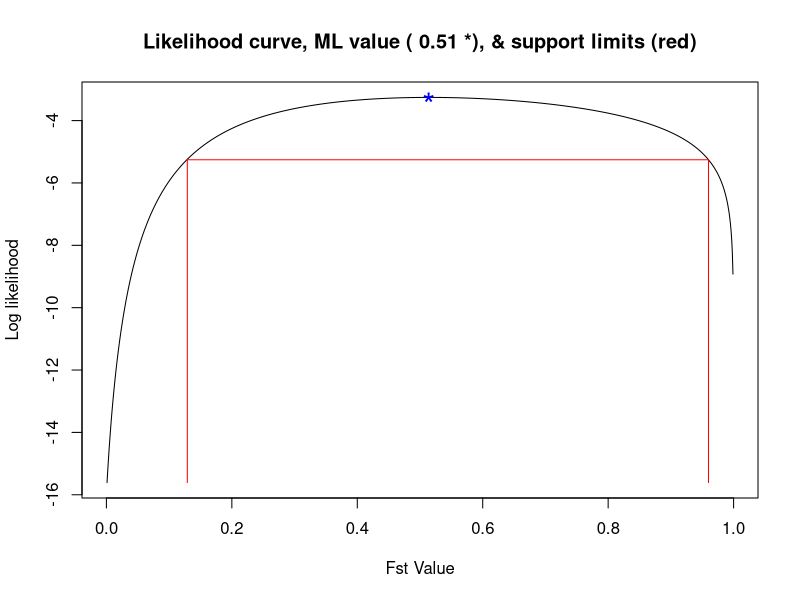

Write R code to recreate this figure.

# Illustration of method to get the Maximum likelihood estimate of Fst 
# given a list of local allele counts for each locus (alist) 
# & a list of global allele frequencies for each locus (plist)

########################################################################################
# Function to return log( P(α | p,Fst) ), the log multinomial dirichlet calculation of the likelihood of 
# 	allelic composition α, 
#	given Fst f, 
#	and allele frequencies p
# n.b. this log version deals well with small values of f and p
# Warning: p values must be non-zero
########################################################################################

lmd<-function(a=c(2,8),f=0.1,p=c(0.3,0.7)){	#n.b. default values illustrating locus with two alleles 2 alleles
	l<-1/f-1;n=sum(a);x<-l*p
	return(lgamma(l)+lgamma(n+1)-lgamma(n+l)	
			+sum(lgamma(x+a))	
			-sum(lgamma(a+1))
			-sum(lgamma(x))
			)	
	}	

# Vectorize the function so it can act over a vector different f values
lmdL<-Vectorize(lmd,'f')

########################################################################################



########################################################################################
# Function to return sum(log( P(α | p,Fst) )), for
#	al: a list of allelic counts for different loci (α)
#	ap: a list of allele frequencies (p)
#	f:	a vector of Fst values 	(f)
# Warning p-values should be non-zero
########################################################################################
combinedL<-function(al,pl,f){
	L<-rep(0,length(f))
	for (i in length(al)){
		L<-L+lmdL(al[[i]],f,pl[[i]])	
		}
	return(L)
	}

########################################################################################
#						Main Block										
########################################################################################

# Simple example data with very large deviations from expected frequencies
Locus1Counts<-c(1,4,30); Locus2Counts<-c(20,3,2,7);Locus3Counts<-c(30,2)
alist<-list(Locus1Counts,Locus2Counts,Locus3Counts)

Locus1p<-c(.3,.6,.1);Locus2p<-c(.2,.2,.2,.4);Locus3p<-c(.5,.5)
plist<-list(Locus1p,Locus2p,Locus3p)


# Obtaining the likelihood curve 
xvals<-1:999/1000

Lcurve<-combinedL(alist,f=xvals,plist)

# Get ML value
peakV<-max(Lcurve,na.rm=T)
MLv<-xvals[which(Lcurve==peakV)]

# Get 2 unit support limits
inside<-which(Lcurve>=(peakV-2))
supportLims<-c(xvals[inside][1],tail(xvals[inside],1))


plot(	xvals,
		Lcurve,
		type='l',
		xlab='Fst Value',
		ylab='Log likelihood',
		main=paste(	'Likelihood curve, ML value (',
					round(MLv,2),
					'*), & support limits (red)'
				)
	)


lines(	rep(supportLims[1],2),
		c(min(Lcurve),peakV-2),
		col='red')
lines(	rep(supportLims[2],2),
		c(min(Lcurve),peakV-2),
		col='red')		
lines(supportLims,rep(peakV-2,2),col='red')

points(	MLv,
		peakV,
		pch='*',
		cex=2,
		col='blue')


